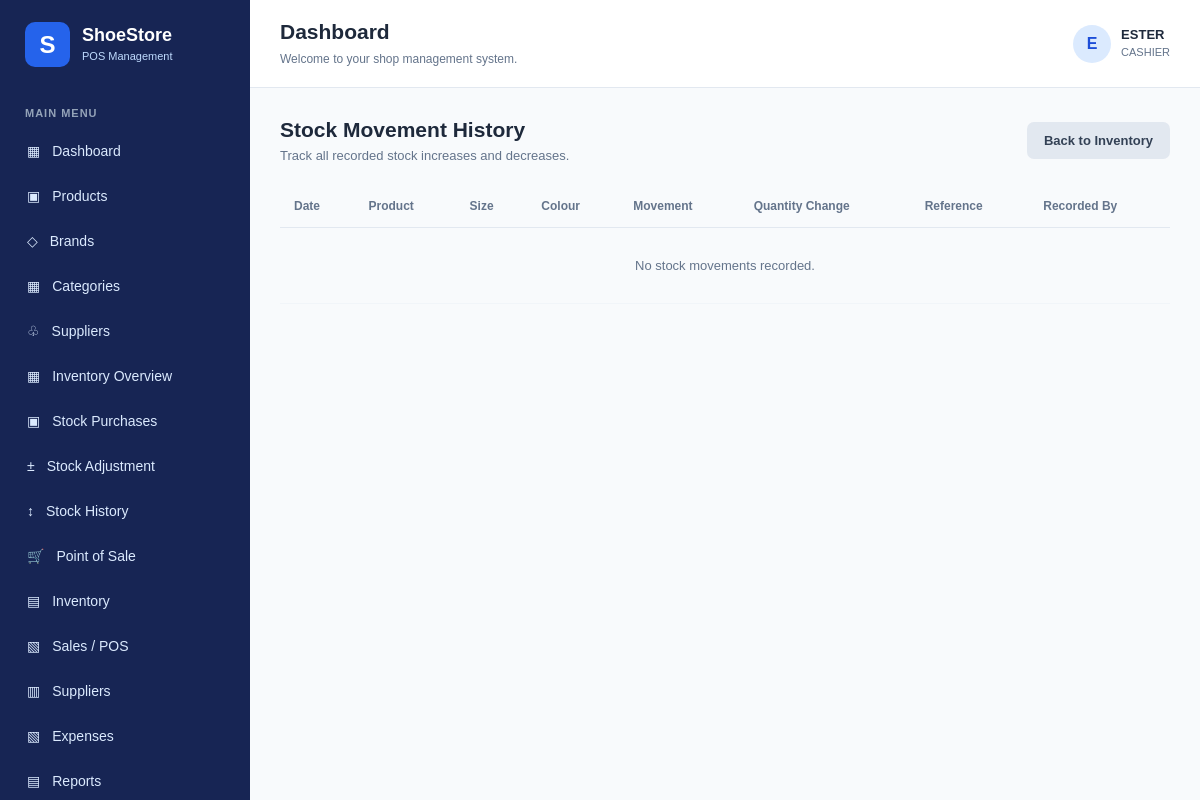
The app's page /inventory/movements/ (signed in), older data.
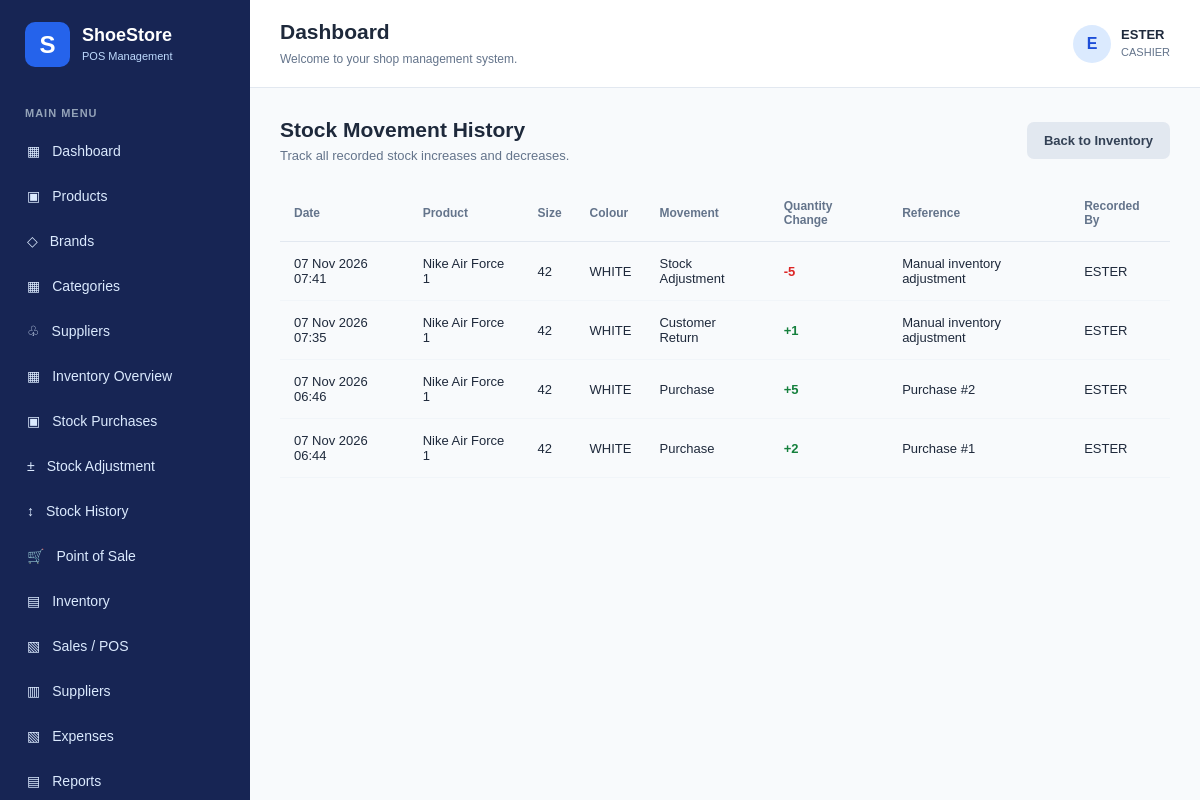
The same page, newer data.
### inventory/models.py (models this page shows, shortened)
class StockMovement(models.Model):
    MOVEMENT_TYPES = [
        ('PURCHASE', 'Purchase'),
        ('SALE', 'Sale'),
        ('RETURN', 'Customer Return'),
        ('DAMAGE', 'Damaged Stock'),
        ('ADJUSTMENT', 'Stock Adjustment'),
    ]
    variant = models.ForeignKey(
        ProductVariant,
        on_delete=models.PROTECT,
        related_name='stock_movements'
    )
    movement_type = models.CharField(
        max_length=20,
        choices=MOVEMENT_TYPES
    )
    quantity_change = models.IntegerField()
    reference = models.CharField(
        max_length=100,
        blank=True
    )
    notes = models.TextField(blank=True)
    created_by = models.ForeignKey(
        settings.AUTH_USER_MODEL,
        on_delete=models.PROTECT,
        related_name='stock_movements'
    )
    created_at = models.DateTimeField(auto_now_add=True)
    class Meta:
        ordering = ['-created_at']

### products/models.py (models this page shows, shortened)
class ProductVariant(models.Model):
    SIZE_CHOICES = [
        ('36', '36'),
        ('37', '37'),
        ('38', '38'),
        ('39', '39'),
        ('40', '40'),
        ('41', '41'),
        ('42', '42'),
        ('43', '43'),
        ('44', '44'),
        ('45', '45'),
        ('46', '46'),
        ('47', '47'),
        ('48', '48'),
    ]
    product = models.ForeignKey(
        Product,
        on_delete=models.PROTECT,
        related_name='variants'
    )
    size = models.CharField(
        max_length=10,
        choices=SIZE_CHOICES
    )
    colour = models.CharField(
        max_length=50
    )
    buying_price = models.DecimalField(
        max_digits=10,
        decimal_places=2
    )
    selling_price = models.DecimalField(
        max_digits=10,
        decimal_places=2
    )
    stock_quantity = models.PositiveIntegerField(
        default=0
    )
    barcode = models.CharField(
        max_length=50,
        unique=True,
        blank=True
    )
    barcode_image = models.ImageField(
        upload_to='barcodes/',
        blank=True,
        null=True
    )
    created_at = models.DateTimeField(
        auto_now_add=True
    )
    class Meta:
        ordering = ['product__name', 'size']
        constraints = [
            models.UniqueConstraint(
                fields=['product', 'size', 'colour'],
                name='unique_product_size_colour'
            )
        ]

class Product(models.Model):
    brand = models.ForeignKey(
        Brand,
        on_delete=models.PROTECT,
        related_name='products'
    )
    category = models.ForeignKey(
        Category,
        on_delete=models.PROTECT,
        related_name='products'
    )
    name = models.CharField(
        max_length=200
    )
    description = models.TextField(
        blank=True
    )
    image = models.ImageField(
        upload_to='products/',
        blank=True,
        null=True
    )
    created_at = models.DateTimeField(
        auto_now_add=True
    )
    updated_at = models.DateTimeField(
        auto_now=True
    )
    class Meta:
        ordering = ['name']

class Brand(models.Model):
    name = models.CharField(
        max_length=100,
        unique=True
    )
    description = models.TextField(
        blank=True
    )
    created_at = models.DateTimeField(
        auto_now_add=True
    )
    class Meta:
        ordering = ['name']

### inventory/views.py (the view)
@login_required
def stock_movement_list(request):
    movements = StockMovement.objects.select_related(
        'variant',
        'variant__product',
        'variant__product__brand',
        'created_by'
    ).order_by('-created_at')
    return render(
        request,
        'inventory/stock_movements.html',
        {'movements': movements}
    )

### templates/inventory/stock_movements.html
{% extends 'base.html' %}
{% block content %}
<div class="page-toolbar">
    <div>
        <h2>Stock Movement History</h2>
        <p>Track all recorded stock increases and decreases.</p>
    </div>
    <a href="{% url 'inventory_dashboard' %}" class="cancel-button">
        Back to Inventory
    </a>
</div>
<div class="table-responsive">
    <table class="data-table">
        <thead>
            <tr>
                <th>Date</th>
                <th>Product</th>
                <th>Size</th>
                <th>Colour</th>
                <th>Movement</th>
                <th>Quantity Change</th>
                <th>Reference</th>
                <th>Recorded By</th>
            </tr>
        </thead>
        <tbody>
            {% for movement in movements %}
            <tr>
                <td>{{ movement.created_at|date:"d M Y H:i" }}</td>
                <td>
                    {{ movement.variant.product.brand.name }}
                    {{ movement.variant.product.name }}
                </td>
                <td>{{ movement.variant.size }}</td>
                <td>{{ movement.variant.colour }}</td>
                <td>{{ movement.get_movement_type_display }}</td>
                <td>
                    {% if movement.quantity_change > 0 %}
                        <span class="stock-available">
                            +{{ movement.quantity_change }}
                        </span>
                    {% else %}
                        <span class="stock-out">
                            {{ movement.quantity_change }}
                        </span>
                    {% endif %}
                </td>
                <td>{{ movement.reference|default:"-" }}</td>
                <td>{{ movement.created_by.username }}</td>
            </tr>
            {% empty %}
            <tr>
                <td colspan="8" class="empty-table">
                    No stock movements recorded.
                </td>
            </tr>
            {% endfor %}
        </tbody>
    </table>
</div>
{% endblock %}

### templates/base.html (shortened to what this page needs)
{% load static %}
<!DOCTYPE html>
<html lang="en">
<head>
    <link rel="stylesheet" href="{% static 'css/style.css' %}">
</head>
<body class="app-body">
    <aside class="sidebar">
        <div class="sidebar-brand">
            <div class="brand-icon">S</div>
            <div>
                <h2>ShoeStore</h2>
                <small>POS Management</small>
            </div>
        </div>
        <div class="sidebar-section">
            MAIN MENU
        </div>
        <nav class="sidebar-nav">
            <a href="{% url 'dashboard' %}" class="nav-link">
                <span>▦</span> Dashboard
            </a>
            <a href="{% url 'product_list' %}" class="nav-link">
    <span>▣</span> Products
</a>
            <a href="{% url 'brand_list' %}" class="nav-link">
    <span>◇</span> Brands
</a>
<a href="{% url 'category_list' %}" class="nav-link">
    <span>▦</span> Categories
</a>
        <a href="{% url 'supplier_list' %}" class="nav-link">
    <span>♧</span> Suppliers
</a>
<a href="{% url 'inventory_dashboard' %}" class="nav-link">
    <span>▦</span> Inventory Overview
</a>
<a href="{% url 'purchase_list' %}" class="nav-link">
    <span>▣</span> Stock Purchases
</a>
<a href="{% url 'stock_adjustment' %}" class="nav-link">
    <span>±</span> Stock Adjustment
</a>
<a href="{% url 'stock_movement_list' %}" class="nav-link">
    <span>↕</span> Stock History
</a>
<a href="{% url 'pos' %}" class="nav-link">
    <span>🛒</span> Point of Sale
</a>
            <a href="#" class="nav-link">
                <span>▤</span> Inventory
            </a>
            <a href="#" class="nav-link">
                <span>▧</span> Sales / POS
            </a>
            <a href="#" class="nav-link">
                <span>▥</span> Suppliers
            </a>
            <a href="#" class="nav-link">
                <span>▧</span> Expenses
            </a>
            <a href="#" class="nav-link">
                <span>▤</span> Reports
            </a>
        </nav>
    </aside>
    <main class="main-content">
        <header class="topbar">
            <div>
                <h3>{% block page_heading %}Dashboard{% endblock %}</h3>
                <small>Welcome to your shop management system.</small>
            </div>
            <div class="user-info">
                <div class="user-avatar">
                    {{ request.user.username|first|upper }}
                </div>
                <div>
                    <strong>{{ request.user.username }}</strong>
                    <small>{{ role|default:"CASHIER" }}</small>
                </div>
            </div>
        </header>
        <section class="page-content">
    {% block content %}
    {% endblock %}
</section>
    </main>
</body>
</html>

### static/css/style.css (style rules this page uses)
* { margin: 0; padding: 0; box-sizing: border-box; }
body { font-family: Arial, Helvetica, sans-serif; color: #1e293b; }
a { text-decoration: none; }
.brand-icon { width: 45px; height: 45px; display: flex; align-items: center; justify-content: center; background: #2563eb; color: white; border-radius: 10px; font-size: 24px; font-weight: bold; }
.app-body { min-height: 100vh; background: #f8fafc; }
.sidebar { width: 250px; height: 100vh; position: fixed; top: 0; left: 0; background: #172554; color: white; padding: 22px 15px; overflow-y: auto; }
.sidebar-brand { display: flex; align-items: center; gap: 12px; margin-bottom: 40px; padding-left: 10px; }
.sidebar-brand h2 { font-size: 18px; }
.sidebar-brand small { color: #bfdbfe; font-size: 11px; }
.sidebar-section { color: #94a3b8; font-size: 11px; font-weight: bold; margin: 25px 10px 12px; letter-spacing: 1px; }
.sidebar-nav { display: flex; flex-direction: column; gap: 5px; }
.nav-link, .logout-link { display: flex; align-items: center; gap: 12px; padding: 12px; color: #dbeafe; border-radius: 7px; font-size: 14px; }
.main-content { margin-left: 250px; min-height: 100vh; }
.topbar { background: white; padding: 20px 30px; display: flex; align-items: center; justify-content: space-between; border-bottom: 1px solid #e2e8f0; }
.topbar h3 { font-size: 21px; margin-bottom: 5px; }
.topbar small { color: #64748b; font-size: 12px; }
.user-info { display: flex; align-items: center; gap: 10px; }
.user-avatar { width: 38px; height: 38px; display: flex; align-items: center; justify-content: center; border-radius: 50%; background: #dbeafe; color: #1d4ed8; font-weight: bold; }
.user-info strong { display: block; font-size: 13px; }
.user-info small { font-size: 11px; }
.page-content { padding: 30px; }
.page-toolbar { display: flex; justify-content: space-between; align-items: center; gap: 15px; margin-bottom: 22px; }
.page-toolbar h2 { font-size: 21px; margin-bottom: 6px; }
.page-toolbar p { color: #64748b; font-size: 13px; }
.primary-button, .cancel-button { display: inline-block; padding: 11px 17px; border: none; border-radius: 7px; background: #2563eb; color: white; font-size: 13px; font-weight: bold; cursor: pointer; font-family: inherit; }
.cancel-button { background: #e2e8f0; color: #334155; }
.table-responsive { width: 100%; overflow-x: auto; }
.data-table { width: 100%; border-collapse: collapse; min-width: 650px; }
.data-table th { background: #f8fafc; color: #64748b; text-align: left; font-size: 12px; padding: 14px; border-bottom: 1px solid #e2e8f0; }
.data-table td { padding: 14px; font-size: 13px; border-bottom: 1px solid #f1f5f9; }
.stock-available { color: #15803d; font-weight: 600; }
.stock-out { color: #dc2626; font-weight: 600; }

Row changes from the older to the newer data that the page shows:
added StockMovement: created_at "07 Nov 2026 07:41", variant.product.brand.name "Nike", variant.product.name "Air Force 1", variant.size "42", variant.colour "WHITE", movement_type "Stock Adjustment", quantity_change "-5", reference "Manual inventory adjustment", created_by.username "ESTER"
added StockMovement: created_at "07 Nov 2026 07:35", variant.product.brand.name "Nike", variant.product.name "Air Force 1", variant.size "42", variant.colour "WHITE", movement_type "Customer Return", quantity_change "1", reference "Manual inventory adjustment", created_by.username "ESTER"
added StockMovement: created_at "07 Nov 2026 06:46", variant.product.brand.name "Nike", variant.product.name "Air Force 1", variant.size "42", variant.colour "WHITE", movement_type "Purchase", quantity_change "5", reference "Purchase #2", created_by.username "ESTER"
added StockMovement: created_at "07 Nov 2026 06:44", variant.product.brand.name "Nike", variant.product.name "Air Force 1", variant.size "42", variant.colour "WHITE", movement_type "Purchase", quantity_change "2", reference "Purchase #1", created_by.username "ESTER"
Text that changed along with them:
text no longer shown: "No stock movements recorded."
